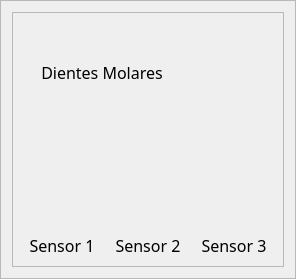
                           <widget class="QFrame" name="frame_5">
                            <property name="frameShape">
                             <enum>QFrame::StyledPanel</enum>
                            </property>
                            <property name="frameShadow">
                             <enum>QFrame::Raised</enum>
                            </property>
                            <layout class="QVBoxLayout" name="verticalLayout_28">
                             <item>
                              <widget class="QFrame" name="frame_6">
                               <property name="frameShape">
                                <enum>QFrame::StyledPanel</enum>
                               </property>
                               <property name="frameShadow">
                                <enum>QFrame::Raised</enum>
                               </property>
                               <layout class="QVBoxLayout" name="verticalLayout_10">
                                <item>
                                 <layout class="QVBoxLayout" name="verticalLayout_19">
                                  <item>
                                   <layout class="QHBoxLayout" name="horizontalLayout_19">
                                    <property name="spacing">
                                     <number>12</number>
                                    </property>
                                    <property name="rightMargin">
                                     <number>0</number>
                                    </property>
                                    <item>
                                     <widget class="QLabel" name="label_10">
                                      <property name="font">
                                       <font>
                                        <family>Arial Black</family>
                                        <pointsize>12</pointsize>
                                        <weight>9</weight>
                                        <italic>false</italic>
                                        <bold>false</bold>
                                       </font>
                                      </property>
                                      <property name="text">
                                       <string>Dientes Molares</string>
                                      </property>
                                      <property name="alignment">
                                       <set>Qt::AlignCenter</set>
                                      </property>
                                     </widget>
                                    </item>
                                    <item>
                                     <widget class="QLabel" name="pre_2">
                                      <property name="minimumSize">
                                       <size>
                                        <width>80</width>
                                        <height>100</height>
                                       </size>
                                      </property>
                                      <property name="maximumSize">
                                       <size>
                                        <width>80</width>
                                        <height>100</height>
                                       </size>
                                      </property>
                                      <property name="text">
                                       <string/>
                                      </property>
                                      <property name="pixmap">
                                       <pixmap>images/dientes_molar.png</pixmap>
                                      </property>
                                      <property name="scaledContents">
                                       <bool>true</bool>
                                      </property>
                                     </widget>
                                    </item>
                                   </layout>
                                  </item>
                                  <item>
                                   <layout class="QHBoxLayout" name="horizontalLayout_20">
                                    <item>
                                     <layout class="QVBoxLayout" name="verticalLayout_20">
                                      <item>
                                       <widget class="QLabel" name="mo_sensor_1">
                                        <property name="minimumSize">
                                         <size>
                                          <width>80</width>
                                          <height>100</height>
                                         </size>
                                        </property>
                                        <property name="maximumSize">
                                         <size>
                                          <width>80</width>
                                          <height>100</height>
                                         </size>
                                        </property>
                                        <property name="text">
                                         <string/>
                                        </property>
                                        <property name="pixmap">
                                         <pixmap>images/molar_blanco.png</pixmap>
                                        </property>
                                        <property name="scaledContents">
                                         <bool>true</bool>
                                        </property>
                                       </widget>
                                      </item>
                                      <item>
                                       <widget class="QLabel" name="label_11">
                                        <property name="font">
                                         <font>
                                          <family>Arial Black</family>
                                          <pointsize>12</pointsize>
                                          <weight>9</weight>
                                          <italic>false</italic>
                                          <bold>false</bold>
                                         </font>
                                        </property>
                                        <property name="text">
                                         <string>Sensor 1</string>
                                        </property>
                                        <property name="alignment">
                                         <set>Qt::AlignCenter</set>
                                        </property>
                                       </widget>
                                      </item>
                                     </layout>
                                    </item>
                                    <item>
                                     <layout class="QVBoxLayout" name="verticalLayout_21">
                                      <item>
                                       <widget class="QLabel" name="mo_sensor_2">
                                        <property name="minimumSize">
                                         <size>
                                          <width>80</width>
                                          <height>100</height>
                                         </size>
                                        </property>
                                        <property name="maximumSize">
                                         <size>
                                          <width>80</width>
                                          <height>100</height>
                                         </size>
                                        </property>
                                        <property name="text">
                                         <string/>
                                        </property>
                                        <property name="pixmap">
                                         <pixmap>images/molar_blanco.png</pixmap>
                                        </property>
                                        <property name="scaledContents">
                                         <bool>true</bool>
                                        </property>
                                       </widget>
                                      </item>
                                      <item>
                                       <widget class="QLabel" name="label_12">
                                        <property name="font">
                                         <font>
                                          <family>Arial Black</family>
                                          <pointsize>12</pointsize>
                                          <weight>9</weight>
                                          <italic>false</italic>
                                          <bold>false</bold>
                                         </font>
                                        </property>
                                        <property name="text">
                                         <string>Sensor 2</string>
                                        </property>
                                        <property name="alignment">
                                         <set>Qt::AlignCenter</set>
                                        </property>
                                       </widget>
                                      </item>
                                     </layout>
                                    </item>
                                    <item>
                                     <layout class="QVBoxLayout" name="verticalLayout_22">
                                      <item>
                                       <widget class="QLabel" name="mo_sensor_3">
                                        <property name="minimumSize">
                                         <size>
                                          <width>80</width>
                                          <height>100</height>
                                         </size>
                                        </property>
                                        <property name="maximumSize">
                                         <size>
                                          <width>80</width>
                                          <height>100</height>
                                         </size>
                                        </property>
                                        <property name="text">
                                         <string/>
                                        </property>
                                        <property name="pixmap">
                                         <pixmap>images/molar_blanco.png</pixmap>
                                        </property>
                                        <property name="scaledContents">
                                         <bool>true</bool>
                                        </property>
                                       </widget>
                                      </item>
                                      <item>
                                       <widget class="QLabel" name="label_13">
                                        <property name="font">
                                         <font>
                                          <family>Arial Black</family>
                                          <pointsize>12</pointsize>
                                          <weight>9</weight>
                                          <italic>false</italic>
                                          <bold>false</bold>
                                         </font>
                                        </property>
                                        <property name="text">
                                         <string>Sensor 3</string>
                                        </property>
                                        <property name="alignment">
                                         <set>Qt::AlignCenter</set>
                                        </property>
                                       </widget>
                                      </item>
                                     </layout>
                                    </item>
                                   </layout>
                                  </item>
                                 </layout>
                                </item>
                               </layout>
                              </widget>
                             </item>
                            </layout>
                           </widget>
